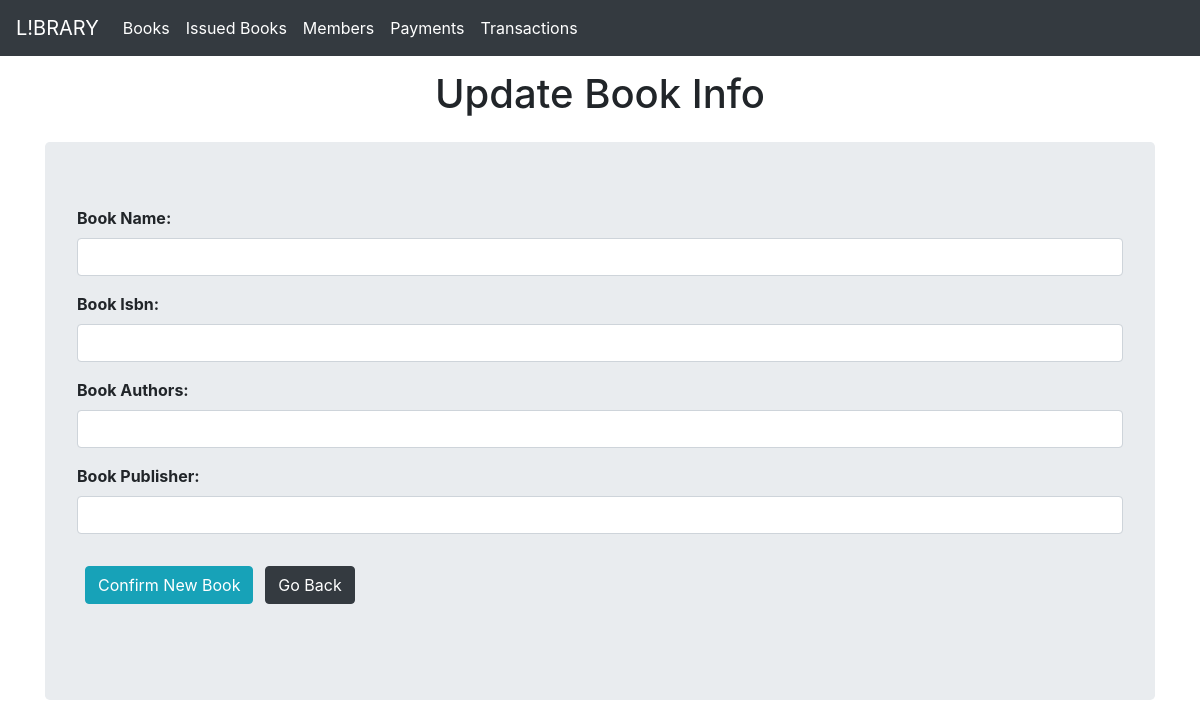
/update_book/8, run on an earlier commit of the app's database.
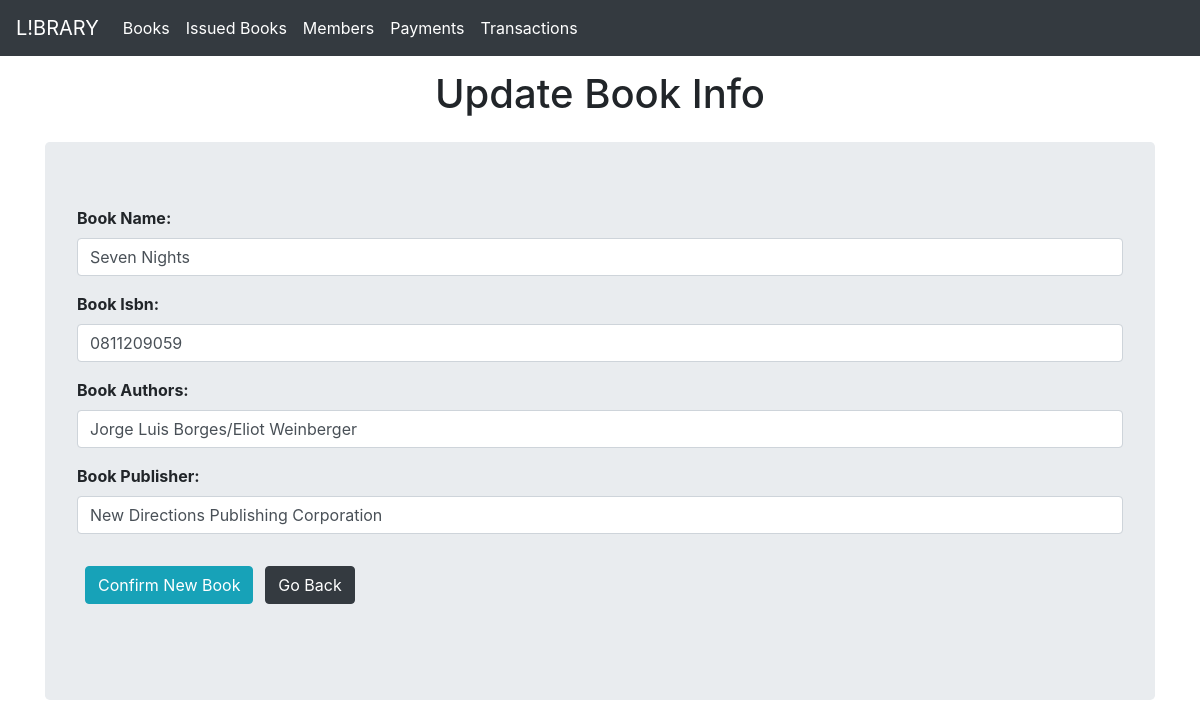
And on a later commit of the database.
### Library/models.py (models this page shows)
class Book(db.Model):
    id = db.Column(db.Integer, primary_key=True)
    name = db.Column(db.String(100))
    isbn = db.Column(db.String(20))
    author = db.Column(db.String(100))
    publisher = db.Column(db.String(100))
    issued = db.Column(db.Boolean, default=False )

### Library/books.py (the view, shortened to what this page needs)
@books.route('/update_book/<int:id>', methods=['GET', 'POST'])
def update_book(id):
    book = Book.query.get(id)
    return render_template('book_update_form.html', data=book)

### Library/templates/book_update_form.html (shortened to what this page needs)
{% extends 'base.html' %}
{% block body %}
<div class="container my-4" style="text-align:center ;">
    <h1>Update Book Info</h1>
</div>
    <div class="jumbotron" style="font-weight:bold ;">
        <form action="/update_book/{{data.id}}" method="POST">
            <div class="form-group">
              <label  for="book_name">Book Name: </label>
              <input type="text" class="form-control mr-sm-2" style="width:100%" name="book_name" value="{{data.name}}" id="book_name" autocomplete="off" required>
            </div>
            <div class="form-group">
              <label for="book_isbn">Book Isbn: </label>
              <input type="tel" class="form-control mr-sm-2" style="width:100%" name="book_isbn" value="{{data.isbn}}" id="book_isbn" autocomplete="off" required>
            </div>
            <div class="form-group">
              <label  for="book_author">Book Authors: </label>
              <input type="text" class="form-control mr-sm-2" style="width:100%" name="book_author" value="{{data.author}}" id="book_author" autocomplete="off" required>
            </div>
            <div class="form-group">
              <label  for="book_publisher">Book Publisher: </label>
              <input type="text" class="form-control mr-sm-2"  style="width:100%" name="book_publisher" value="{{data.publisher}}" id="book_publisher" autocomplete="off" required>
            </div>
            <div class="my-3">
              <input type="submit" value="Confirm New Book" class="btn btn-info mx-2 my-3" >
              <a href="/" class="btn btn-dark my-3 ">Go Back</a>
          </div>
          </form>
    </div>
{% endblock %}

What changed in the data, as far as the page shows it:
added Book: book_name "Seven Nights", book_isbn "0811209059", book_author "Jorge Luis Borges/Eliot Weinberger", book_publisher "New Directions Publishing Corporation"
